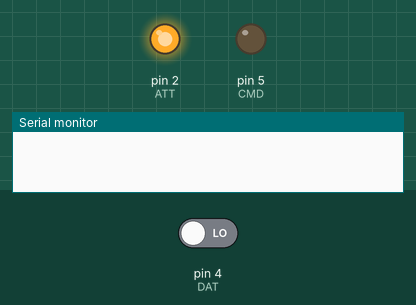
Bench run of a sketch on a simulated Arduino Uno, built with avr-gcc and run on an emulated ATmega328P. Parts: output pins drawn as LEDs (lit = HIGH), the last lines printed to the serial monitor. The inputs (shaded band) are chosen by the test bench; at power-on: pin 4 (DAT) LOW. Pins used as bus, display or sensor lines are not drawn.

Above: at 0.1 s.
At 1.7 s:
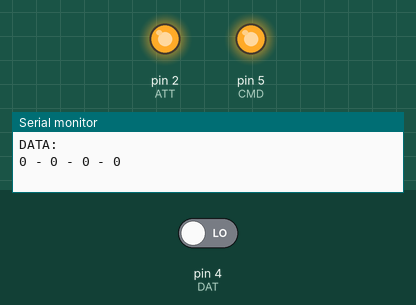
1.8 s: pin 4 (DAT) driven HIGH
At 4.59 s:
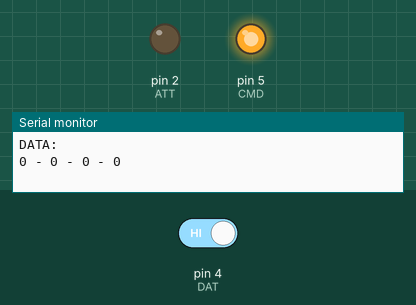
Timing chart, 0 to 10.0 s (numbered marks = the images above; inputs shaded):
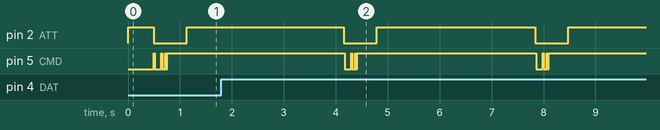

Measured:
- by itself, pin 2 (ATT): alternates HIGH for 3.1 s and LOW for 0.63 s

The sketch:

InterruptPrac.ino
```cpp
#define CLKpin 13
#define ATT 2
#define DAT 4
#define CMD 5

volatile int CLK = LOW;

void initInterrupt(int freq)
{
  noInterrupts();
  TCCR1A = 0;
  TCCR1B = 0;
  TCNT1 = 0;


  OCR1A = 62500 / freq;
  TCCR1B |= (1 << WGM12);
  TCCR1B |= (1 << CS12);
  TIMSK1 |= (1 << OCIE1A);
  interrupts();
}

ISR(TIMER1_COMPA_vect)
{
  if (CLK == 0)
    CLK = 1;
  else if (CLK == 1)
    CLK = 0;
  digitalWrite(CLKpin, CLK);
  //Serial.print("CLK: ");
  //Serial.println(CLK);
}

void setup() {
  pinMode(CLKpin, OUTPUT);
  pinMode(ATT, OUTPUT);
  pinMode(DAT, INPUT);
  pinMode(CMD, OUTPUT);

  digitalWrite(ATT, HIGH);

  initInterrupt(125);
  //Serial.begin(9600);
  //Serial.println("Initializatoin complete...");
  delay(500);
}

void loop() {
  unsigned char command[4] = {0x42, 0x00, 0x00, 0x00};
  unsigned char data[4] = {0};

  //Serial.println("Begining transmition...");
  // Begin Transmition
  digitalWrite(ATT, LOW);
  //Serial.println("BEFORE WHILE");
  while (CLK == 0);
  //Serial.println("AFTER WHILE");
  // CMD = 0x01 LSB!!
  digitalWrite(CMD, 1);
  while (CLK == HIGH);
  while (CLK == LOW);
  digitalWrite(CMD, 0);
  while (CLK);
  while (!CLK);
  digitalWrite(CMD, 0);
  while (CLK);
  while (!CLK);
  digitalWrite(CMD, 0);
  while (CLK);
  while (!CLK);
  digitalWrite(CMD, 0);
  while (CLK);
  while (!CLK);
  digitalWrite(CMD, 0);
  while (CLK);
  while (!CLK);
  digitalWrite(CMD, 0);
  while (CLK);
  while (!CLK);
  digitalWrite(CMD, 0);
  while (CLK);
  while (!CLK);

  // CMD = 0x42 => 0100_0010 and read DATA Byte 1 LSB!!
  digitalWrite(CMD, 0);
  while (CLK);
  data[0] |= (digitalRead(DAT) << 0);
  while (!CLK);
  digitalWrite(CMD, 1);
  while (CLK);
  data[0] |= (digitalRead(DAT) << 1);
  while (!CLK);
  digitalWrite(CMD, 0);
  while (CLK);
  data[0] |= (digitalRead(DAT) << 2);
  while (!CLK);
  digitalWrite(CMD, 0);
  while (CLK);
  data[0] |= (digitalRead(DAT) << 3);
  while (!CLK);
  digitalWrite(CMD, 0);
  while (CLK);
  data[0] |= (digitalRead(DAT) << 4);
  while (!CLK);
  digitalWrite(CMD, 0);
  while (CLK);
  data[0] |= (digitalRead(DAT) << 5);
  while (!CLK);
  digitalWrite(CMD, 1);
  while (CLK);
  data[0] |= (digitalRead(DAT) << 6);
  while (!CLK);
  digitalWrite(CMD, 0);
  while (CLK);
  data[0] |= (digitalRead(DAT) << 7);
  while (!CLK);

  // CMD = idle and read DATA Byte 2 LSB!!
  digitalWrite(CMD, 1);
  while (CLK);
  data[1] |= (digitalRead(DAT) << 0);
  while (!CLK);
  while (CLK);
  data[1] |= (digitalRead(DAT) << 1);
  while (!CLK);
  while (CLK);
  data[1] |= (digitalRead(DAT) << 2);
  while (!CLK);
  while (CLK);
  data[1] |= (digitalRead(DAT) << 3);
  while (!CLK);
  while (CLK);
  data[1] |= (digitalRead(DAT) << 4);
  while (!CLK);
  while (CLK);
  data[1] |= (digitalRead(DAT) << 5);
  while (!CLK);
  while (CLK);
  data[1] |= (digitalRead(DAT) << 6);
  while (!CLK);
  while (CLK);
  data[1] |= (digitalRead(DAT) << 7);
  while (!CLK);

  //CMD == idle and read DATA Byte 3 LSB!!
  while (CLK);
  data[2] |= (digitalRead(DAT) << 0);
  while (!CLK);
  while (CLK);
  data[2] |= (digitalRead(DAT) << 1);
  while (!CLK);
  while (CLK);
  data[2] |= (digitalRead(DAT) << 2);
  while (!CLK);
  while (CLK);
  data[2] |= (digitalRead(DAT) << 3);
  while (!CLK);
  while (CLK);
  data[2] |= (digitalRead(DAT) << 4);
  while (!CLK);
  while (CLK);
  data[2] |= (digitalRead(DAT) << 5);
  while (!CLK);
  while (CLK);
  data[2] |= (digitalRead(DAT) << 6);
  while (!CLK);
  while (CLK);
  data[2] |= (digitalRead(DAT) << 7);
  while (!CLK);

  //CMD == idle and read DATA Byte 4 LSB!!
  while (CLK);
  data[3] |= (digitalRead(DAT) << 0);
  while (!CLK);
  while (CLK);
  data[3] |= (digitalRead(DAT) << 1);
  while (!CLK);
  while (CLK);
  data[3] |= (digitalRead(DAT) << 2);
  while (!CLK);
  while (CLK);
  data[3] |= (digitalRead(DAT) << 3);
  while (!CLK);
  while (CLK);
  data[3] |= (digitalRead(DAT) << 4);
  while (!CLK);
  while (CLK);
  data[3] |= (digitalRead(DAT) << 5);
  while (!CLK);
  while (CLK);
  data[3] |= (digitalRead(DAT) << 6);
  while (!CLK);
  while (CLK);
  data[3] |= (digitalRead(DAT) << 7);

  // Stop transmition
  digitalWrite(ATT, HIGH);

  Serial.begin(9600);
  Serial.println("DATA:");
  Serial.print(+data[0], BIN);
  Serial.print(" - ");
  Serial.print(+data[1], BIN);
  Serial.print(" - ");
  Serial.print(+data[2], BIN);
  Serial.print(" - ");
  Serial.println(+data[3], BIN);
  Serial.end();
  delay(3000);
}
```
